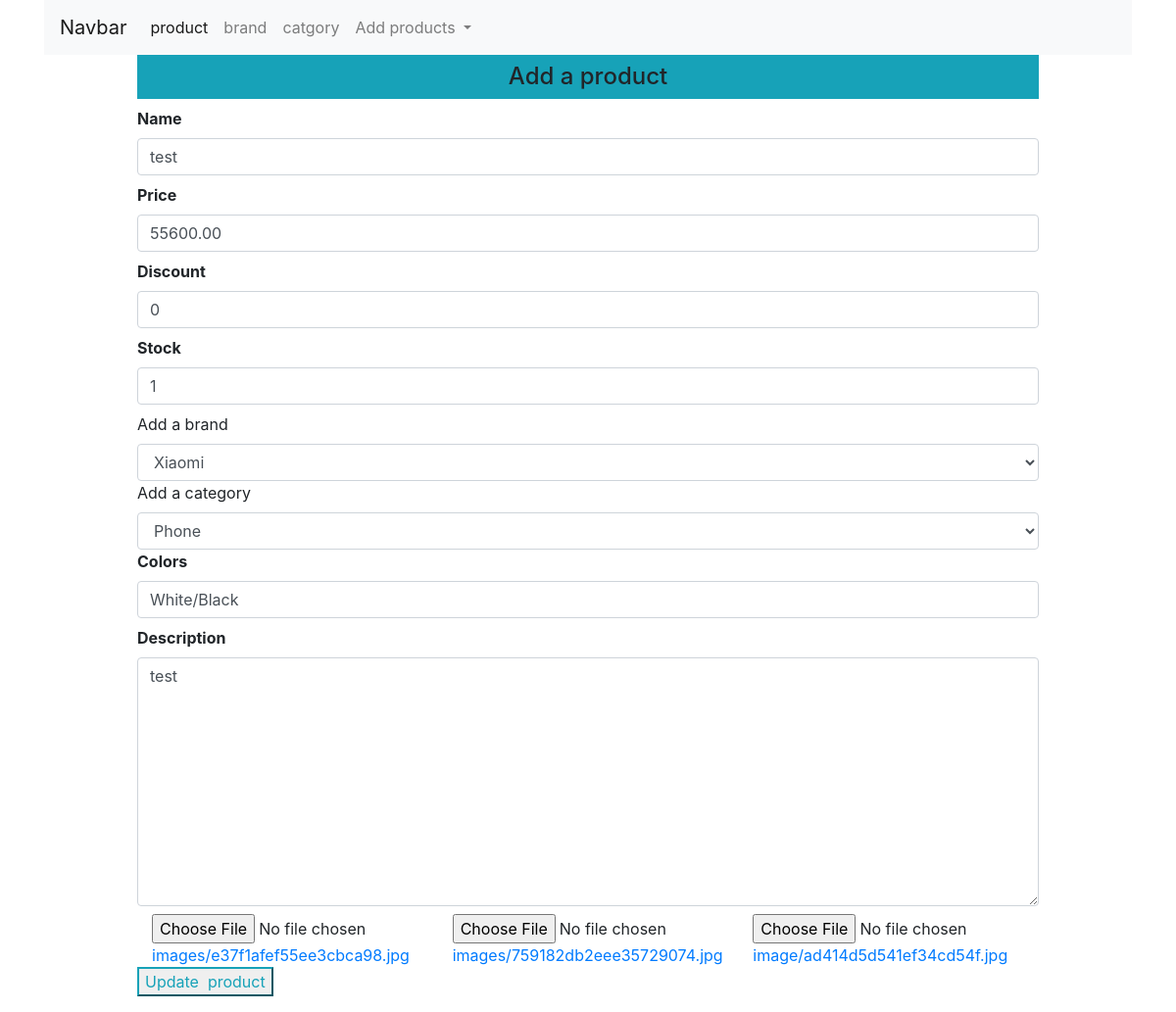
Page /updateproduct/1 on the committed database.
### shop/products/models.py (models this page shows, shortened)
class Addproduct(db.Model):
    __searchable__ = ['name', 'desc']
    id = db.Column(db.Integer, primary_key=True)
    name = db.Column(db.String(80), nullable=False)
    price = db.Column(db.Numeric(10, 2), nullable=False)
    discount = db.Column(db.Integer, default=0)
    stock = db.Column(db.Integer, nullable=False)
    colors = db.Column(db.Text, nullable=False)
    desc = db.Column(db.Text, nullable=False)
    pub_date = db.Column(db.DateTime, nullable=False, default=datetime.utcnow)
    category_id = db.Column(db.Integer, db.ForeignKey('category.id'), nullable=False)
    category = db.relationship('Category', backref=db.backref('categories', lazy=True))
    brand_id = db.Column(db.Integer, db.ForeignKey('brand.id'), nullable=False)
    brand = db.relationship('Brand', backref=db.backref('brands', lazy=True))
    image_1 = db.Column(db.String(150), nullable=False, default='image1.jpg')
    image_2 = db.Column(db.String(150), nullable=False, default='image2.jpg')
    image_3 = db.Column(db.String(150), nullable=False, default='image3.jpg')

class Brand(db.Model):
    id = db.Column(db.Integer, primary_key=True)
    name = db.Column(db.String(30), unique=True, nullable=False)

class Category(db.Model):
    id = db.Column(db.Integer, primary_key=True)
    name = db.Column(db.String(30), unique=True, nullable=False)

### shop/products/routes.py (the view, shortened to what this page needs)
@app.route('/updateproduct/<int:id>', methods=['GET','POST'])
def updateproduct(id):
    form = Addproducts(request.form)
    product = Addproduct.query.get_or_404(id)
    brands = Brand.query.all()
    categories = Category.query.all()
    brand = request.form.get('brand')
    category = request.form.get('category')
    form.name.data = product.name
    form.price.data = product.price
    form.discount.data = product.discount
    form.stock.data = product.stock
    form.colors.data = product.colors
    form.description.data = product.desc
    brand = product.brand.name
    category = product.category.name
    return render_template('products/addproduct.html', form=form, title='Update Product',getproduct=product, brands=brands,categories=categories)

### shop/products/forms.py
class Addproducts(Form):
    name = StringField('Name', [validators.DataRequired()])
    price = FloatField('Price', [validators.DataRequired()])
    discount = IntegerField('Discount', default=0)
    stock = IntegerField('Stock', [validators.DataRequired()])
    colors = StringField('Colors', [validators.DataRequired()])
    description = TextAreaField('Description', [validators.DataRequired()])
    image_1 = FileField('Image 1', validators=[FileRequired(), FileAllowed(['jpg','png','gif','jpeg'], 'Images only please')])
    image_2 = FileField('Image 2', validators=[FileRequired(), FileAllowed(['jpg','png','gif','jpeg'], 'Images only please')])
    image_3 = FileField('Image 3', validators=[FileRequired(), FileAllowed(['jpg','png','gif','jpeg'], 'Images only please')])

### shop/templates/products/addproduct.html (shortened to what this page needs)
{% extends "layout.html" %}
{% block content %}
<div class="container">
    <nav class="navbar navbar-expand-lg navbar-light bg-light">
        <a class="navbar-brand" href="{{url_for('admin')}}">Navbar</a>
        <div class="collapse navbar-collapse" id="navbarNavDropdown">
          <ul class="navbar-nav">
            <li class="nav-item active">
              <a class="nav-link" href="{{url_for('admin')}}">product <span class="sr-only">(current)</span></a>
            </li>
            <li class="nav-item">
              <a class="nav-link" href="{{url_for('brands')}}">brand</a>
            </li>
            <li class="nav-item">
              <a class="nav-link" href="{{url_for('categories')}}">catgory</a>
            </li>
            <li class="nav-item dropdown">
              <a class="nav-link dropdown-toggle" href="#" id="navbarDropdownMenuLink" role="button" data-toggle="dropdown" aria-haspopup="true" aria-expanded="false">
                Add products
              </a>
            </li>
          </ul>
        </div>
      </nav>
</div>
<div class="container">
    <div class="row">
        <div class="col-md-1"></div>
            <div class="col-md-10">
                <div class="text-center bg-info p-2 h4">Add a product</div>
                {% from "_formhelpers.html" import render_field %}
                <form method="post" enctype="multipart/form-data">
                <div>
                    {{ render_field(form.name, class="form-control") }}
                    {{ render_field(form.price, class="form-control") }}
                    {{ render_field(form.discount, class="form-control") }}
                    {{ render_field(form.stock, class="form-control") }}
                    <label for="brand">Add a brand</label>
                    <select name="brand" id="brand" class="form-control" required>
                        {% if getproduct %}
                        <option value="{{getproduct.brand_id}}" style="display: none;">{{getproduct.brand.name}}</option>
                       {% else %}
                     <option value=""> Select A brand</option>
                     {% for brand in brands %}
                     <option value="{{brand.id}}">{{brand.name}}</option>
                     {% endfor %}
                     {% endif %}
                    </select>
                    <label for="category">Add a category</label>
                    <select name="category" id="category" class="form-control" required>
                    {% if getproduct %}
                      <option value="{{getproduct.category_id}}" style="display: none;">{{getproduct.category.name}}</option>
                     {% else %}
                     <option value=""> Select A category</option>
                     {% for category in categories %}
                     <option value="{{category.id}}">{{category.name}}</option>
                     {% endfor %}
                     {% endif %}
                    </select>
                    {{ render_field(form.colors, class="form-control") }}
                    {{ render_field(form.description, class="form-control", rows="10") }}
                </div>
                <div class="container">
                    <div class="row">
                        {% if getproduct %}
                        <div class="col-md-4"> <input type="file" name="image_1" id="image_1">
                            <a href="{{url_for('static',filename='images/' + getproduct.image_1)}}"> images/{{ getproduct.image_1}}</a>
                        </div>
                        <div class="col-md-4"><input type="file" name="image_2" id="image_2">
                            <a href="{{url_for('static',filename='images/' + getproduct.image_2)}}">images/{{ getproduct.image_2}}</a>
                        </div>
                        <div class="col-md-4"><input type="file" name="image_3" id="image_3">
                            <a href="{{url_for('static',filename='images/' + getproduct.image_3)}}"> image/{{ getproduct.image_3}}</a>
                        </div>
                        {% else %}
                        <div class="col-md-4">{{ render_field(form.image_1) }}</div>
                        <div class="col-md-4">{{ render_field(form.image_2) }}</div>
                        <div class="col-md-4">{{ render_field(form.image_3) }}</div>
                        {% endif %}
                    </div>
                </div>
                <p><input type="submit" value="{% if getproduct %}Update {% else %}Add{% endif %} product" class="btn-outline-info">
                </form>
            </div>
      <div class="col-md-1"></div>
    </div>
</div>
{% endblock content %}

### shop/templates/_formhelpers.html (shortened to what this page needs)
{% macro render_field(field) %}
  <dt>{{ field.label }}
  <dd>{{ field(**kwargs)|safe }}
  </dd>
{% endmacro %}

### rows in the picture
Addproduct: name "test", price "55600.00", discount "0", stock "1", colors "White/Black", image_1 "e37f1afef55ee3cbca98.jpg", image_2 "759182db2eee35729074.jpg", image_3 "ad414d5d541ef34cd54f.jpg"
Brand: brand "Xiaomi"
Category: category "Phone"

### other values in the picture
{{ field.label }} "Name Price Discount Stock Colors Description"
